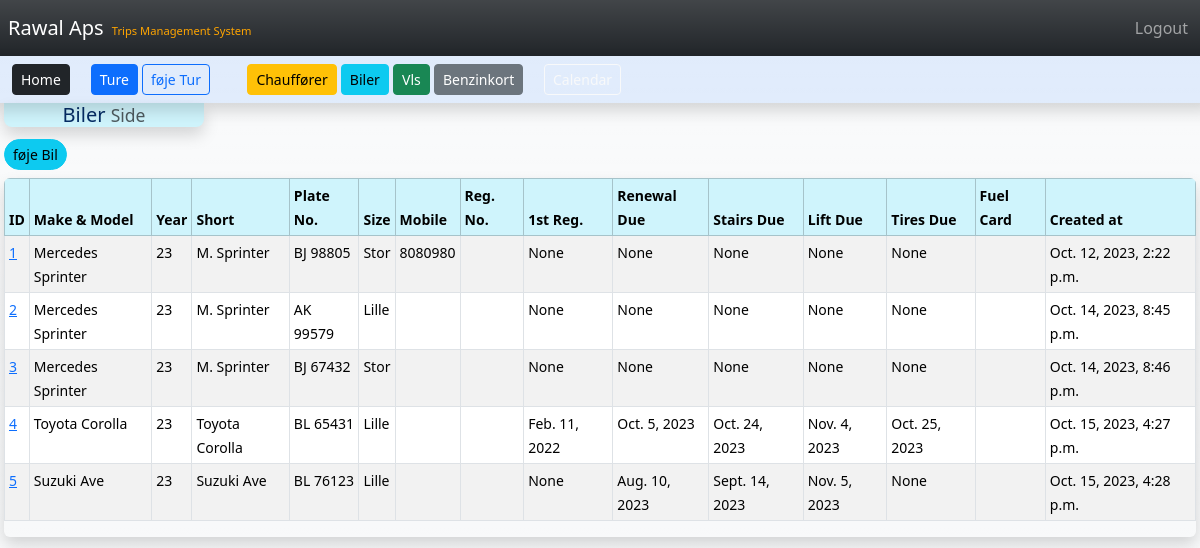
Screenshot of /cars/ (signed in) with the database file from the repository.
### TMS/models.py (models this page shows, shortened)
class Car(models.Model):
	make = models.CharField(max_length=15)
	model =  models.CharField(max_length=15)
	YEAR_CHOICES = [
		("19", "2019"),
		("20", "2020"),
		("21", "2021"),
		("22", "2022"),
		("23", "2023"),
		("24", "2024"),
		("25", "2025"),
		("26", "2026"),
		("27", "2027"),
		("28", "2028"),
		("29", "2029"),
		("30", "2030"),
	]
	year =  models.CharField(choices=YEAR_CHOICES,default="23",max_length=15)
	short =  models.CharField(max_length=20)
	plate =  models.CharField(max_length=20)
	SIZE_CHOICES = [
		("Stor", "Stor"),
		("Mellem", "Mellem"),
		("Lille", "Lille"),
	]
	size =  models.CharField(choices=SIZE_CHOICES,default="Lille",blank=True,null=True,max_length=10)
	mobile =  models.CharField(blank=True,null=True,max_length=10)
	reg_nr =  models.CharField(blank=True,null=True,max_length=10)
	reg_first =  models.DateField(blank=True,null=True,)
	reg_due =  models.DateField(blank=True,null=True,)
	stairs_due =  models.DateField(blank=True,null=True,)
	lift_due =  models.DateField(blank=True,null=True,)
	tires_due =  models.DateField(blank=True,null=True,)
	fcard = models.ForeignKey(FCard,blank=True,null=True,max_length=10,on_delete=models.DO_NOTHING) #DDL
	created_at = models.DateTimeField(auto_now_add=True)

### TMS/views.py (the view)
# urls.py: path('cars/', views.cars, name='cars'),
def cars(request):
    if request.user.is_authenticated:
        cars = Car.objects.all()
        return render(request, 'cars.html', {'cars': cars})
    else:
        messages.success(request, "You Must Be Logged In To View That Page...")
        return redirect('home')

### TMS/templates/cars.html
{% extends 'base.html' %}
{% block content %}
  {% if user.is_authenticated %}
  <div class="">
    <h5 class="col-2 ms-1 text-primary-emphasis bg-info-subtle  border-primary-subtle rounded-bottom-3 text-center  shadow">
      Biler
          <small class="text-body-secondary">Side</small>
      </h5>
    <div>
      <button class="m-1 btn btn-sm btn-info rounded-pill" type="button">
          <a class="nav-link" href="{% url 'add_car' %}">føje Bil</a>
      </button>
    </div>
    <div class="table-responsive m-1 rounded shadow">
      <table class="table table-sm table-striped table-hover table-bordered">
          <thead class="table-info">
              <tr>
              <th ><small>ID</small></th>
              <th ><small>Make & Model</small></th>
              <th ><small>Year</small></th>
              <th ><small>Short</small></th>
              <th ><small>Plate No.</small></th>
              <th ><small>Size</small></th>
              <th ><small>Mobile</small></th>
              <th ><small>Reg. No.</small></th>
              <th ><small>1st Reg.</small></th>
              <th ><small>Renewal Due</small></th>
              <th ><small>Stairs Due</small></th>
              <th ><small>Lift Due</small></th>
              <th ><small>Tires Due</small></th>
              <th ><small>Fuel Card</small></th>
              <th ><small>Created at</small></th>
              </tr>
          </thead>
          <tbody>
              {% if cars %}
                  {% for car in cars %}
                      <tr>
                          <td><small><a href="{% url 'car' car.id %}">{{ car.id }}</a></small></td>
                          <td><small>{{ car.make }} {{ car.model }}</small></td>
                          <td><small>{{ car.year }}</small></td>
                          <td><small>{{ car.short }}</small></td>
                          <td><small>{{ car.plate }}</small></td>
                          <td><small>{{ car.size }}</small></td>
                          <td><small>{{ car.mobile }}</small></td>
                          <td><small>{{ car.reg_nr }}</small></td>
                          <td><small>{{ car.reg_first }}</small></td>
                          <td><small>{{ car.reg_due }}</small></td>
                          <td><small>{{ car.stairs_due }}</small></td>
                          <td><small>{{ car.lift_due }}</small></td>
                          <td><small>{{ car.tires_due }}</small></td>
                          <td><small>{{ car.fcard_lastdigits }}</small></td>
                          <td><small>{{ car.created_at }}</small></td>
                      </tr>
                  {% endfor %}
              {% endif %}
          </tbody>
      </table>
    </div>
  </div>
  {% endif %}
{% endblock %}

### rows the page displays
Car: id "1", make "Mercedes", model "Sprinter", year "23", short "M. Sprinter", plate "BJ 98805", size "Stor", mobile "8080980", reg_first "None", reg_due "None", stairs_due "None", lift_due "None", tires_due "None", created_at "Oct. 12, 2023, 2:22 p.m."
Car: id "2", make "Mercedes", model "Sprinter", year "23", short "M. Sprinter", plate "AK 99579", size "Lille", reg_first "None", reg_due "None", stairs_due "None", lift_due "None", tires_due "None", created_at "Oct. 14, 2023, 8:45 p.m."
Car: id "3", make "Mercedes", model "Sprinter", year "23", short "M. Sprinter", plate "BJ 67432", size "Stor", reg_first "None", reg_due "None", stairs_due "None", lift_due "None", tires_due "None", created_at "Oct. 14, 2023, 8:46 p.m."
Car: id "4", make "Toyota", model "Corolla", year "23", short "Toyota Corolla", plate "BL 65431", size "Lille", reg_first "Feb. 11, 2022", reg_due "Oct. 5, 2023", stairs_due "Oct. 24, 2023", lift_due "Nov. 4, 2023", tires_due "Oct. 25, 2023", created_at "Oct. 15, 2023, 4:27 p.m."
Car: id "5", make "Suzuki", model "Ave", year "23", short "Suzuki Ave", plate "BL 76123", size "Lille", reg_first "None", reg_due "Aug. 10, 2023", stairs_due "Sept. 14, 2023", lift_due "Nov. 5, 2023", tires_due "None", created_at "Oct. 15, 2023, 4:28 p.m."
